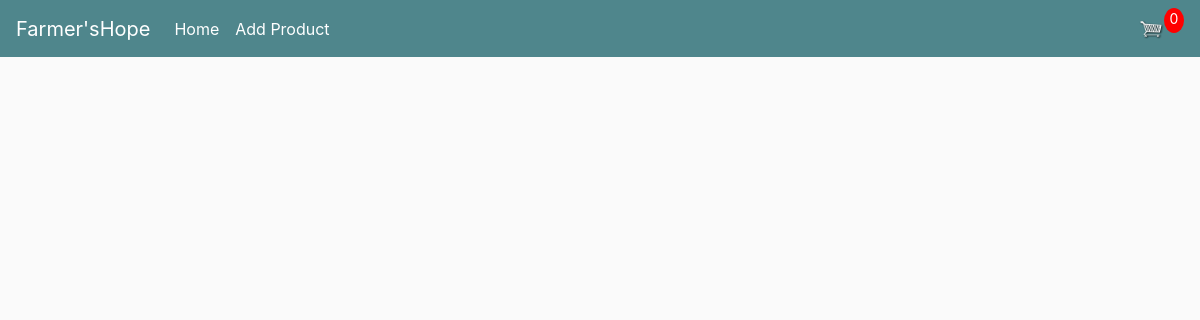
The page /store/ on the database as committed earlier.
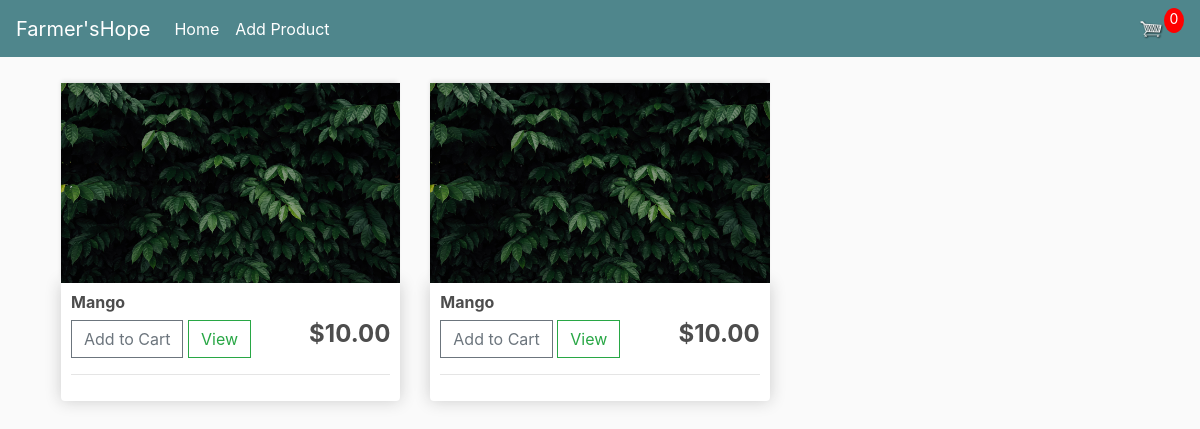
The same page on the database as committed later.
### store/models.py (models this page shows, shortened)
class Products(models.Model):
    product_name = models.CharField(max_length=100, null=True)
    price = models.FloatField()
    digital = models.BooleanField(default=False, null=True, blank=False)
    image = models.ImageField(upload_to='products', null=True, blank=True)
    @property
    def imageURL(self):
        try:
            url = self.image.url
        except:
            url = ''
        return url

### store/views.py (the view)
# urls.py: path('store/', include('store.urls')),
def store(request):
    if request.user.is_authenticated:
        customer = request.user.customer
        order, created = Order.objects.get_or_create(customer=customer, complete=False)
        items = order.orderitem_set.all()
        cartItems = order.get_cart_item
    else:
        items = []
        order = {'get_cart_item': 0, 'get_cart_total': 0}
        cartItems = order['get_cart_item']
    products = Products.objects.all()
    context = {'products': products, 'cartItems': cartItems}
    return render(request, 'store/store.html', context)

### store/templates/store/store.html (shortened to what this page needs)
{% extends 'store/main.html' %}
{% load static %}
{% block content %}
<div class="row p-3">
    {% for product in products %}
	<div class="col-lg-4">
        <img class="thumbnail" src="{{product.imageURL}}"height="150" width="150">
		<div class="box-element product">
        <h6><strong>{{product.product_name}}</strong></h6>
            <button data-product={{product.id}} data-action="add" class="btn btn-outline-secondary add-btn update-cart">Add to Cart</button>
            <a class="btn btn-outline-success" href="#">View</a>
		    <h4 style="display: inline-block; float: right"><strong>${{product.price|floatformat:2}}</strong></h4>
            <hr>
		</div>
	</div>
    {% endfor %}
</div>
 {% endblock content %}

Rows that differ between the two databases and show on the page:
added Products: imageURL (picture), product_name "Mango", price "10.00"
added Products: imageURL (picture), product_name "Mango", price "10.00"
